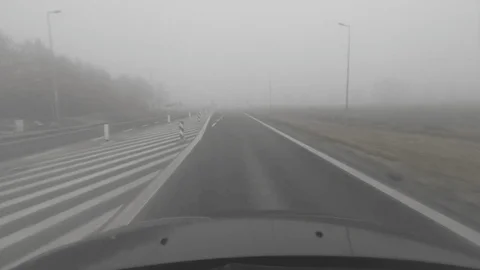
#> input picture My_Test/1 (1).png, 480 x 270 px
$ python -i algorithms.py   (imports and definitions only)   (older library calls are emulated)
#> lines starting #> are read from the running program, lines starting #| are printed output that depends on the picture; after the words box and inside, x2 and y2 are one past the last pixel; in counts of white or black regions, pixels touching at a corner belong together
"""Python versions of the C algorithms from CS 136 Project 3 and Project 4.

Kernels and pipeline steps match the C code in
``CS 136/Project3/netpbm/main.c`` and ``CS 136/Project4/netpbm_hough.c``,
so the results match too. We use OpenCV only for convolutions and image
I/O. The actual decisions (thresholds, non-maxima suppression,
hysteresis, Hough voting) are written by hand to follow the lecture
pseudocode in cv07 and cv08.
"""

from __future__ import annotations

from typing import Tuple

import cv2
import numpy as np

# ----- Project 3: Sobel ------------------------------------------------------

# Same kernels as Project3/main.c::sobel
SOBEL_X = np.array([[1, 0, -1],
                    [2, 0, -2],
                    [1, 0, -1]], dtype=np.float64)
SOBEL_Y = np.array([[-1, -2, -1],
                    [0,  0,  0],
                    [1,  2,  1]], dtype=np.float64)


# [16 lines left out: functions sobel_components, normalize_to_uint8, not called in this run]


# ----- Project 3: Canny ------------------------------------------------------

# 5x5 Gaussian / 273 (the exact kernel used in Project 3 canny())
GAUSS_5_273 = np.array([[1,  4,  7,  4, 1],
                        [4, 16, 26, 16, 4],
                        [7, 26, 41, 26, 7],
                        [4, 16, 26, 16, 4],
                        [1,  4,  7,  4, 1]], dtype=np.float64) / 273.0

# 2x2 P/Q gradient kernels from Project 3 canny()
P_KERNEL = np.array([[ 0.5,  0.5],
                     [-0.5, -0.5]], dtype=np.float64)
Q_KERNEL = np.array([[ 0.5, -0.5],
                     [ 0.5, -0.5]], dtype=np.float64)


def canny_project3(
    gray: np.ndarray,
    theta_low_frac: float = 0.05,
    theta_high_mult: float = 2.5,
) -> np.ndarray:
    """Reproduce Project 3's canny() pipeline in NumPy.

    Stages:
      1. 5x5 Gaussian smoothing (kernel/273).
      2. 2x2 P/Q gradient, then magnitude m and orientation alpha.
      3. Sector assignment (zeta ∈ {0,1,2,3}).
      4. Non-maxima suppression along the sector direction.
      5. Hysteresis with theta_low = theta_low_frac * m.max() and
         theta_high = theta_high_mult * theta_low. Candidates that touch a
         strong edge through any 8-connected candidate chain are promoted.
    Returns a uint8 binary edge map (0 / 255).
    """
#> called with theta_low_frac = 0.05, theta_high_mult = 2.5
    g = gray.astype(np.float64)
    s = cv2.filter2D(g, cv2.CV_64F, GAUSS_5_273, borderType=cv2.BORDER_REPLICATE)
    p = cv2.filter2D(s, cv2.CV_64F, P_KERNEL, borderType=cv2.BORDER_REPLICATE)
    q = cv2.filter2D(s, cv2.CV_64F, Q_KERNEL, borderType=cv2.BORDER_REPLICATE)

    m = np.sqrt(p * p + q * q)
    alpha = np.degrees(np.arctan2(q, p))
    alpha[alpha < 0] += 360.0
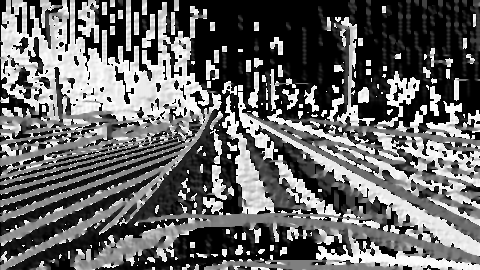
#> alpha: shape (270, 480) float64; min 0, max 360, mean 144.4; drawn with min black and max white

    # Sectors: 0=vertical edge, 1=diag NE-SW, 2=horizontal edge, 3=diag NW-SE
    zeta = np.full(m.shape, -1, dtype=np.int8)
    zeta[((alpha >= 0)     & (alpha <  22.5)) |
         ((alpha >= 157.5) & (alpha < 202.5)) |
         ((alpha >= 337.5) & (alpha <= 360.0))] = 0
    zeta[((alpha >=  22.5) & (alpha <  67.5)) |
         ((alpha >= 202.5) & (alpha < 247.5))] = 1
    zeta[((alpha >=  67.5) & (alpha < 112.5)) |
         ((alpha >= 247.5) & (alpha < 292.5))] = 2
    zeta[zeta == -1] = 3

    # Non-maxima suppression
    h, w = m.shape
#> h = 270; w = 480
    pad = np.pad(m, 1, mode="edge")
    n1 = np.zeros_like(m)
    n2 = np.zeros_like(m)
    s0 = (zeta == 0)
    s1 = (zeta == 1)
    s2 = (zeta == 2)
    s3 = (zeta == 3)
    n1[s0] = pad[:-2, 1:-1][s0]; n2[s0] = pad[2:,  1:-1][s0]
    n1[s1] = pad[:-2, :-2][s1];  n2[s1] = pad[2:,  2:][s1]
#> after `n1[s1] = pad[:-2, :-2][s1]`: n1: shape (270, 480) float64; min 0, max 16.64, mean 1.17
#> after `n2[s1] = pad[2:, 2:][s1]`: n2: shape (270, 480) float64; min 0, max 16.69, mean 1.17
    n1[s2] = pad[1:-1, :-2][s2]; n2[s2] = pad[1:-1, 2:][s2]
#> after `n1[s2] = pad[1:-1, :-2][s2]`: n1: shape (270, 480) float64; min 0, max 16.64, mean 1.23
#> after `n2[s2] = pad[1:-1, 2:][s2]`: n2: shape (270, 480) float64; min 0, max 16.69, mean 1.24
    n1[s3] = pad[:-2, 2:][s3];   n2[s3] = pad[2:,  :-2][s3]
#> after `n1[s3] = pad[:-2, 2:][s3]`:
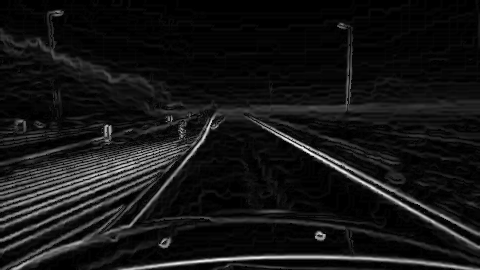
#> n1: shape (270, 480) float64; min 0, max 17.55, mean 1.48; drawn with min black and max white
#> after `n2[s3] = pad[2:, :-2][s3]`:
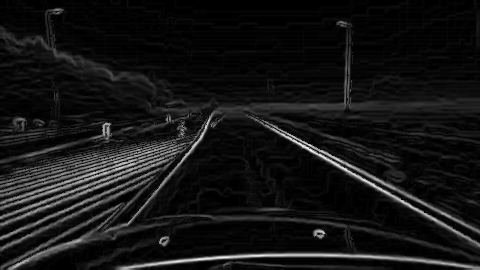
#> n2: shape (270, 480) float64; min 0, max 17.55, mean 1.49; drawn with min black and max white

    e = np.where((m >= n1) & (m >= n2), m, 0.0)
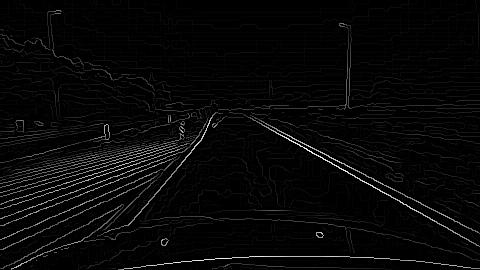
#> e: shape (270, 480) float64; min 0, max 17.55, mean 0.526; drawn with min black and max white
    e[0, :] = e[-1, :] = e[:, 0] = e[:, -1] = 0.0  # ignore borders
#> e: shape (270, 480) float64; 0.14% of pixels changed, all inside (x1, y1, x2, y2) = (0, 0, 480, 270)

    # Hysteresis
    max_e = float(e.max())
#> max_e = 17.55
    if max_e <= 0.0:
        return np.zeros_like(gray, dtype=np.uint8)
    theta_l = max_e * theta_low_frac
#> theta_l = 0.877
    theta_h = theta_l * theta_high_mult
#> theta_h = 2.19

    strong = (e > theta_h).astype(np.uint8)
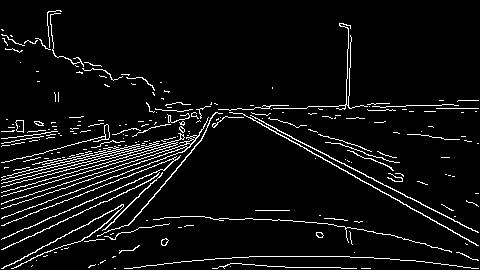
#> strong: shape (270, 480); values 0 (black) and 1 (white), 6% white in thin lines or dots
    candidate = ((e >= theta_l) & (e <= theta_h)).astype(np.uint8)
#> candidate: shape (270, 480); values 0 (black) and 1 (white), 5.1% white in thin lines or dots

    # Connected-component growth: any candidate 8-connected to a strong pixel
    # through other candidates becomes an edge. Use cv2.connectedComponents on
    # (strong | candidate); keep components that contain any strong pixel.
    union = (strong | candidate).astype(np.uint8)
#> union: shape (270, 480); values 0 (black) and 1 (white), 11.1% white in thin lines or dots
    n_comp, labels = cv2.connectedComponents(union, connectivity=8)
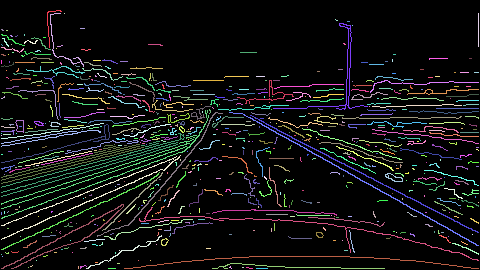
#> labels: shape (270, 480) int32; 635 distinct labels, from 0 to 634; one colour per label, 0 black
#> n_comp = 635
    keep = np.zeros(n_comp, dtype=bool)
    keep[np.unique(labels[strong.astype(bool)])] = True
    keep[0] = False  # background
    final = keep[labels]
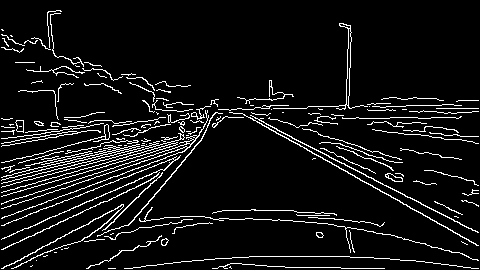
#> final: shape (270, 480) bool; 7.8% white in thin lines or dots
    return (final.astype(np.uint8) * 255)
#> returned value: shape (270, 480); 7.8% white in thin lines or dots


# ----- Project 4: Hough circles ---------------------------------------------

# [99 lines left out: functions hough_circles_project4, find_local_maxima_3d, not called in this run]

>>> import cv2
>>> picture = cv2.imread('../../My_Test/1 (1).png', cv2.IMREAD_GRAYSCALE)
>>> result = canny_project3(picture)

$ run again, on My_Test/1 (2).png
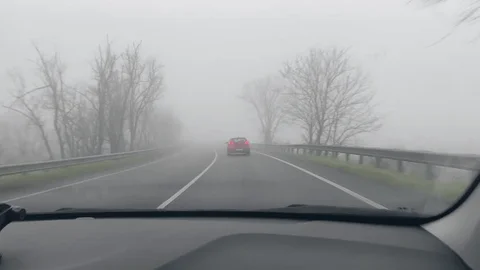
#> input picture My_Test/1 (2).png, 480 x 270 px
#> max_e = 36.45
#> theta_l = 1.82
#> theta_h = 4.56
#> strong: shape (270, 480); values 0 (black) and 1 (white), 4.6% white in thin lines or dots
#> candidate: shape (270, 480); values 0 (black) and 1 (white), 5.4% white in thin lines or dots
#> union: shape (270, 480); values 0 (black) and 1 (white), 10.1% white in thin lines or dots
#> in canny_project3, `n_comp, labels = cv2.connectedComponents(union, connectivity=8)`:
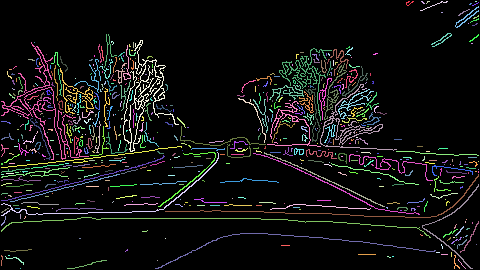
#> labels: shape (270, 480) int32; 609 distinct labels, from 0 to 608; one colour per label, 0 black
#> n_comp = 609
#> in canny_project3, `final = keep[labels]`:
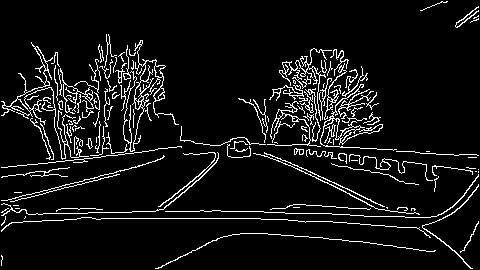
#> final: shape (270, 480) bool; 7.4% white in thin lines or dots

$ run again, on My_Test/1.png
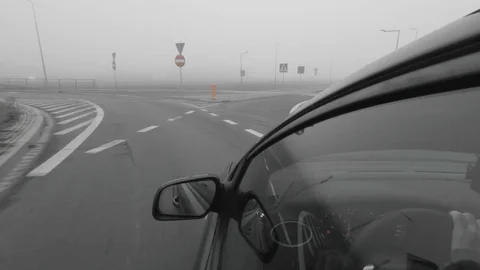
#> input picture My_Test/1.png, 480 x 270 px
#> max_e = 47
#> theta_l = 2.35
#> theta_h = 5.88
#> strong: shape (270, 480); values 0 (black) and 1 (white), 4.4% white in thin lines or dots
#> candidate: shape (270, 480); values 0 (black) and 1 (white), 4.2% white in thin lines or dots
#> union: shape (270, 480); values 0 (black) and 1 (white), 8.5% white in thin lines or dots
#> in canny_project3, `n_comp, labels = cv2.connectedComponents(union, connectivity=8)`:
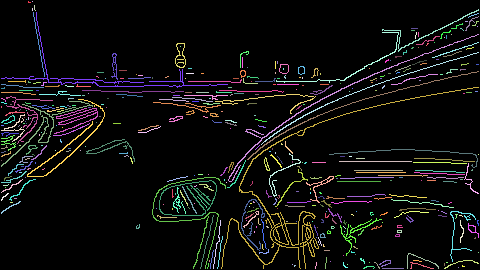
#> labels: shape (270, 480) int32; 443 distinct labels, from 0 to 442; one colour per label, 0 black
#> n_comp = 443
#> in canny_project3, `final = keep[labels]`:
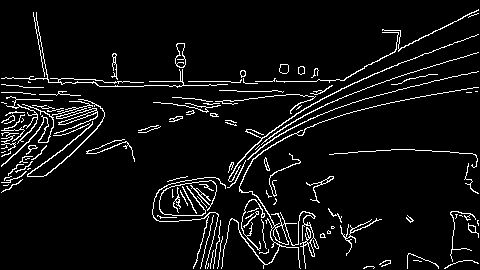
#> final: shape (270, 480) bool; 6.2% white in thin lines or dots

$ run again, on My_Test/IMG_6729.png
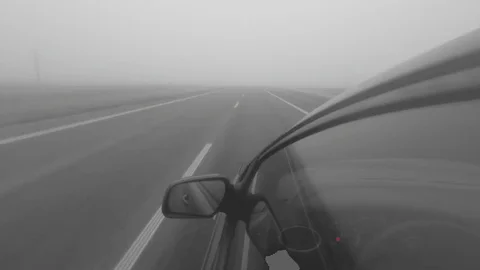
#> input picture My_Test/IMG_6729.png, 480 x 270 px
#> max_e = 28.6
#> theta_l = 1.43
#> theta_h = 3.57
#> strong: shape (270, 480); values 0 (black) and 1 (white), 3.1% white in thin lines or dots, all inside (x1, y1, x2, y2) = (1, 29, 479, 269)
#> candidate: shape (270, 480); values 0 (black) and 1 (white), 3.4% white in thin lines or dots, all inside (x1, y1, x2, y2) = (1, 36, 479, 269)
#> labels: shape (270, 480) int32; 377 distinct labels, from 0 to 376
#> n_comp = 377
#> in canny_project3, `final = keep[labels]`:
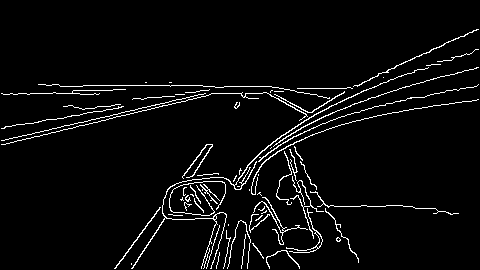
#> final: shape (270, 480) bool; 4.2% white in thin lines or dots, all inside (x1, y1, x2, y2) = (1, 29, 479, 269)
